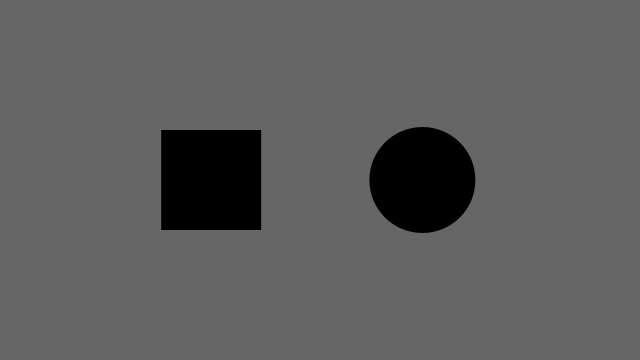
Frame 1 (no input)
Frame 60 (the mouse pressed at the canvas centre just before this capture): identical to frame 1, image omitted
Frame 120 (the mouse held since frame 60 and released just before this capture): identical to frame 1, image omitted

The Processing sketch that drew this single still picture (run headless with seeded random() and noise(); from frame 60 on, the mouse is pressed at the canvas centre):

// Processing sketch: processing_65204
// ── processing_65204.pde

float rx, ry;    // rectangle x- and y-coordinate
float rd = 100;  // rectangle width
  
float ex, ey;    // ellipse x- and y-coordinate
float ed = 106;  // ellipse diameter
float er = 53;
float tarX, tarY;
  
void setup() {
  size(640, 360);
  smooth();
  noStroke();
   
  // Set the x- and y-coordinates for the rectangle
  rx = width * 0.33 - rd/2;
  ry = height * 0.5 - rd/2;
   
  // Set the x- and y-coordinates for the ellipse
  ex = width * 0.66;
  ey = height * 0.5;
}
  
void draw() {
  background(102);
  boolean rectin = false;
  boolean circlein = false;
  float sqrotate = dist(rx + rd/2, ry + rd/2, mouseX, mouseY);
  if (mouseX >= rx && mouseX <= rx+rd && mouseY >= ry && mouseY <= ry+rd) {
    if (mousePressed == true) {
       fill(36,223,180);
       tarX = mouseX;
       tarY = mouseY;
       rx += (tarX - rx) * 0.03;
       ry += (tarY - ry) * 0.03;
      } else {
       //rectin = true;
       fill(180); 
      }
  } else {
    fill(0);
    
  }
  rect(rx, ry, rd, rd);
  
  
  //float sqrotate = dist(rx + rd/2, ry + rd/2, mouseX, mouseY);
  //pushMatrix();
  //translate(rx + rd/2, ry + rd/2);
  //rotate(sqrotate/50);
  //rect(-rd/2, -rd/2, rd, rd);
  //popMatrix();
  

  float dis = dist(ex, ey, mouseX, mouseY);
  //pushMatrix();
  //fill(dis/1.5);
  if (dis <= ed/2) {
    fill(225);
     if (mousePressed == true) {
       ed++;
       fill(158, 200, 34);
      } else {
       ed = 106;
       fill(225);
      }
    } else {
      fill(0);
    }
  ellipse(ex, ey, ed, ed);
  //popMatrix();

}
